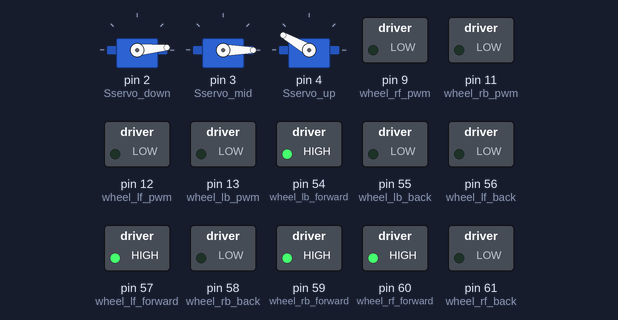
A sketch run on a simulated Arduino Mega 2560, built with avr-gcc and run on an emulated ATmega2560. Parts: 3 × servo, switched loads named in the sketch (green lamp = pin HIGH). What the sketch prints to the serial monitor is not drawn.

Above: at 0.1 s.
Timing chart, 0 to 1.6 s (numbered marks = the images above):
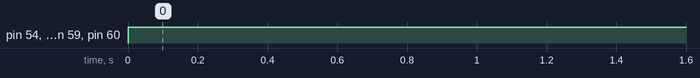

The sketch:

myhero.ino
```cpp
/*变量定义区*/
int PS2_mode = 0, Vx = 0, Vy = 0, servo_down = 5, servo_mid = 0, servo_up = 150, Vw = 0;
int motor1 = 0, motor2 = 0, motor3 = 0, motor4 = 0;
const int servo_down_max = 60, servo_down_min = 5, servo_mid_min = 0, servo_mid_max = 53, servo_up_min = 122, servo_up_max = 160;
//
void watch() // 串口调试
{

  /*Serial.print("Vw=");
  Serial.print(Vw);
  Serial.print("  Vy=");
  Serial.print(Vy);
  Serial.print("  Vx=");
  Serial.print(Vx);
  Serial.print("   motor1=");
  Serial.print(motor1);
  Serial.print("   motor2=");
  Serial.print(motor2); */
  Serial.print("   servo up =");
  Serial.print(servo_up);
  Serial.print("   servo mid =");
  Serial.print(servo_mid);
  Serial.print("   servo down =");
  Serial.println(servo_down);
}

void setup()
{
  PS2_Setup();
  Motor_Setup();
  Servo_Setup();
}

void loop()
{
  PS2_Loop(&PS2_mode, &Vx, &Vy, &servo_down, &servo_mid, &servo_up, &Vw);
  Motor_Loop(Vx,Vy,Vw,&motor1, &motor2, &motor3, &motor4);
  watch();
  Servo_Loop(servo_down, servo_mid, servo_up);
}
```

Motor.ino
```cpp
#include "Arduino.h"

// 电机供电口和pwm引脚定义
// 电机供电口和pwm引脚定义
// 正反转未知，待上机调试后若相反，宏定义两个引脚数字对换

#define wheel_lf_forward 57
#define wheel_lf_back 56
#define wheel_lf_pwm 12

#define wheel_lb_forward 54
#define wheel_lb_back 55
#define wheel_lb_pwm 13

#define wheel_rf_forward 60
#define wheel_rf_back 61
#define wheel_rf_pwm 9 // 114事变

#define wheel_rb_forward 59
#define wheel_rb_back 58
#define wheel_rb_pwm 11

void Motor_Setup()
{
  // 两个引脚全部先拉低电平，PWM降到0
  pinMode(wheel_lf_forward, OUTPUT);
  pinMode(wheel_lf_back, OUTPUT);
  digitalWrite(wheel_lf_forward, LOW);
  digitalWrite(wheel_lf_back, LOW);
  analogWrite(wheel_lf_pwm, 0);

  pinMode(wheel_lb_forward, OUTPUT);
  pinMode(wheel_lb_back, OUTPUT);
  digitalWrite(wheel_lb_forward, LOW);
  digitalWrite(wheel_lb_back, LOW);
  analogWrite(wheel_lb_pwm, 0);

  pinMode(wheel_rf_forward, OUTPUT);
  pinMode(wheel_rf_back, OUTPUT);
  digitalWrite(wheel_rf_forward, LOW);
  digitalWrite(wheel_rf_back, LOW);
  analogWrite(wheel_rf_pwm, 0);

  pinMode(wheel_rb_forward, OUTPUT);
  pinMode(wheel_rb_back, OUTPUT);
  digitalWrite(wheel_rb_forward, LOW);
  digitalWrite(wheel_rb_back, LOW);
  analogWrite(wheel_rb_pwm, 0);
}

void Motor_Loop(int vx, int vy, int vw, int *motor1, int *motor2, int *motor3, int *motor4)
{
  // 计算每个电机分速度
  int v1, v2, v3, v4;
  v1 = 5 * (vy - vx + vw);
  v2 = 5 * (vy + vx - vw);
  v3 = 5 * (vy - vx - vw);
  v4 = 5 * (vy + vx + vw);

  // 控制
  if (v1 >= 0)
  {
    *motor1 = v1;
    digitalWrite(wheel_rf_forward, HIGH);
    digitalWrite(wheel_rf_back, LOW);
    analogWrite(wheel_rf_pwm, *motor1);
  }
  else if (v1 < 0)
  {
    *motor1 = -v1;
    digitalWrite(wheel_rf_forward, LOW);
    digitalWrite(wheel_rf_back, HIGH);
    analogWrite(wheel_rf_pwm, *motor1);
  }

  if (v2 >= 0)
  {
    *motor2 = v2;
    digitalWrite(wheel_lf_forward, HIGH);
    digitalWrite(wheel_lf_back, LOW);
    analogWrite(wheel_lf_pwm, *motor2);
  }
  else if (v2 < 0)
  {
    *motor2 = -v2;
    digitalWrite(wheel_lf_forward, LOW);
    digitalWrite(wheel_lf_back, HIGH);
    analogWrite(wheel_lf_pwm, *motor2);
  }

  if (v3 >= 0)
  {
    *motor3 = v3;
    digitalWrite(wheel_lb_forward, HIGH);
    digitalWrite(wheel_lb_back, LOW);
    analogWrite(wheel_lb_pwm, *motor3);
  }
  else if (v3 < 0)
  {
    *motor3 = -v3;
    digitalWrite(wheel_lb_forward, LOW);
    digitalWrite(wheel_lb_back, HIGH);
    analogWrite(wheel_lb_pwm, *motor3);
  }

  if (v4 >= 0)
  {
    *motor4 = v4;
    digitalWrite(wheel_rb_forward, HIGH);
    digitalWrite(wheel_rb_back, LOW);
    analogWrite(wheel_rb_pwm, *motor4);
  }
  else if (v4 < 0)
  {
    *motor4 = -v4;
    digitalWrite(wheel_rb_forward, LOW);
    digitalWrite(wheel_rb_back, HIGH);
    analogWrite(wheel_rb_pwm, *motor4);
  }
}
```

PS2.ino
```cpp
#include "PS2X_lib.h" //PS2手柄库
PS2X ps2x;            // 创建控制对象
/*************************************************************
 *               PS2手柄接线方式：
 *         arduino          手柄接收器
 *            51               MOSI
 *            50               MISO
 *            53               CS
 *            52              SCLK
 *************************************************************/
#define PS2_DAT 51 // MOSI
#define PS2_CMD 50 // MISO
#define PS2_SEL 53 // CS
#define PS2_CLK 52 // SCLK
/*************************************************************/
unsigned char servo, PS2_LY, PS2_LX, PS2_RY, PS2_RX, PS2_KEY; // 定义L侧Y轴、X轴;以及R侧Y轴、X轴的变量

void (*resetFunc)(void) = 0; // 重置函数

void PS2_Setup()
{
  char error;
  Serial.begin(9600);                                                          // 开启串口，波特率9600
  error = ps2x.config_gamepad(PS2_CLK, PS2_CMD, PS2_SEL, PS2_DAT, true, true); // PS2控制
}

void checkadd(int *froma, int maxi, int mini, int adder)
{
  int becomea = (*froma) + adder;
  if ((becomea <= maxi) && (becomea >= mini))
    *froma = becomea;
}

void PS2_Loop(int *Control_mode, int *vx, int *vy, int *servo_down, int *servo_mid, int *servo_up, int *vw)
{
  ps2x.read_gamepad(false, 0); // read controller and set large motor to spin at 'vibrate' speed
  if (ps2x.Button(PSB_CIRCLE)) // 传统模式
    *Control_mode = 1;
  else if (ps2x.Button(PSB_SQUARE)) // 新运动模式
    *Control_mode = 2;
  if (*Control_mode == 1)
  {
    *vx = ps2x.Analog(PSS_LX) / 10;       // 读取L侧X轴的模拟值
    *vy = ps2x.Analog(PSS_LY) / 10;       // 读取L侧Y轴的模拟值
    *vx += ps2x.Analog(PSS_RX) / 10 - 24; // 读取R侧X轴的模拟值
    *vy += ps2x.Analog(PSS_RY) / 10 - 24; // 读取R侧Y轴的模拟值
    (*vy) = -(*vy);
    if (*vx == 26)
      (*vx)--;
    else if (*vy == -26)
      (*vy)++;

    if (ps2x.Button(PSB_CROSS))
      checkadd(servo_up,servo_up_max,servo_up_min,2);
    else if (ps2x.Button(PSB_TRIANGLE))
      checkadd(servo_up,servo_up_max,servo_up_min,-2);
    if (ps2x.Button(PSB_R1))
      checkadd(servo_mid,servo_mid_max,servo_mid_min,1);
    else if (ps2x.Button(PSB_R2))
      checkadd(servo_mid,servo_mid_max,servo_mid_min,-1);
    if (ps2x.Button(PSB_L1)) // 上部摇杆向下
      checkadd(servo_down,servo_down_max,servo_down_min,-1);
    else if (ps2x.Button(PSB_L2))
      checkadd(servo_down,servo_down_max,servo_down_min,1);

    // 角速度以逆时针方向为正
    if (ps2x.Button(PSB_PAD_RIGHT))
      (*vw) = -10;
    else if (ps2x.Button(PSB_PAD_LEFT))
      (*vw) = 10;
    else
      *vw = 0;
  }

  else if (*Control_mode == 2)
  {
    if (ps2x.Button(PSB_PAD_UP))
      *vy = 15;
    else if (ps2x.Button(PSB_PAD_DOWN))
      *vy = -15;
    else
      *vy = 0;

    if (ps2x.Button(PSB_PAD_RIGHT))
      (*vw) = -10;
    else if (ps2x.Button(PSB_PAD_LEFT))
      (*vw) = 10;
    else
      *vw = 0;

    if (ps2x.Button(PSB_CROSS))
      checkadd(servo_up,servo_up_max,servo_up_min,2);
    else if (ps2x.Button(PSB_TRIANGLE))
      checkadd(servo_up,servo_up_max,servo_up_min,-2);
    if (ps2x.Button(PSB_R1))
      checkadd(servo_mid,servo_mid_max,servo_mid_min,1);
    else if (ps2x.Button(PSB_R2))
      checkadd(servo_mid,servo_mid_max,servo_mid_min,-1);
    if (ps2x.Button(PSB_L1)) // 上部摇杆向下
      checkadd(servo_down,servo_down_max,servo_down_min,-1);
    else if (ps2x.Button(PSB_L2))
      checkadd(servo_down,servo_down_max,servo_down_min,1);
  }

}
```

Servo.ino
```cpp
#include <Servo.h>

Servo Sservo_up; // create servo object to control a servo
Servo Sservo_mid;
Servo Sservo_down;

void Servo_Setup()
{
  Sservo_down.attach(2);
  Sservo_mid.attach(3);
  Sservo_up.attach(4);
}
// 调试程序
/*
void Servo_testLoop()
{
  for (int pos = 90; pos <= 155; pos += 1)
  { // goes from 0 degrees to 180 degrees
    // in steps of 1 degree
    Sservo_up.write(pos); // tell servo to go to position in variable 'pos'
    delay(50);            // waits 15 ms for the servo to reach the position
  }
  for (int pos = 155; pos > 90; pos -= 1)
  { // goes from 0 degrees to 180 degrees
    // in steps of 1 degree
    Sservo_up.write(pos); // tell servo to go to position in variable 'pos'
    delay(50);            // waits 15 ms for the servo to reach the position
  }
}
*/
void Servo_Loop(int servo_down, int servo_mid, int servo_up)
{
  Sservo_down.write(servo_down);
  Sservo_mid.write(servo_mid);
  Sservo_up.write(servo_up);
}
```

Measured:
- by itself, pin 54 (wheel_lb_forward), pin 57 (wheel_lf_forward), pin 59 (wheel_rb_forward), pin 60 (wheel_rf_forward): LOW → HIGH at 0.00 s
